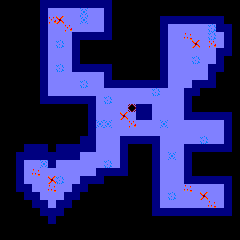

Tiled map render using the project's own tile images. Description and the whole map definition, tile-layer contents included, below:
An orthogonal 30x30 tile map with 8x8 px tiles, 1 tile layer (Tile Layer 1).

<map version="1.2" tiledversion="1.2.0" orientation="orthogonal" renderorder="right-down" width="30" height="30" tilewidth="8" tileheight="8" infinite="0" nextlayerid="2" nextobjectid="1">
 <tileset firstgid="1" source="../Tileset.tsx" />
 <layer id="1" name="Tile Layer 1" width="30" height="30">
  <data encoding="csv">
30,30,30,30,30,15,15,15,15,15,15,15,15,15,30,30,30,30,30,30,30,30,30,30,30,30,30,30,30,30,
30,30,30,30,30,15,17,17,17,17,24,17,17,15,30,30,30,30,30,30,30,30,30,30,30,30,30,30,30,30,
30,30,30,30,30,15,22,18,17,17,24,17,17,15,30,30,30,30,30,30,15,15,15,15,15,15,15,15,30,30,
30,30,30,30,30,15,17,17,22,17,17,17,17,15,30,30,30,30,30,30,15,17,17,17,17,17,23,15,15,30,
30,30,30,30,30,15,17,17,17,15,15,15,15,15,30,30,30,30,30,30,15,17,17,21,17,17,23,17,15,30,
30,30,30,30,30,15,17,23,17,15,30,30,30,30,30,30,30,30,30,30,15,17,17,17,18,17,22,17,15,30,
30,30,30,30,30,15,17,17,17,15,30,30,30,30,30,30,30,30,30,30,15,17,17,17,17,17,17,15,15,30,
30,30,30,30,30,15,17,17,17,15,30,30,30,30,30,30,30,30,30,30,15,17,17,17,23,17,17,15,30,30,
30,30,30,30,30,15,17,23,17,15,15,15,15,15,30,30,30,30,30,30,15,17,17,17,17,17,15,15,30,30,
30,30,30,30,30,15,17,17,17,17,17,17,17,15,30,30,30,30,30,30,15,17,17,17,17,17,15,30,30,30,
30,30,30,30,30,15,17,17,17,17,23,17,17,15,15,15,15,15,15,15,15,17,17,17,15,15,15,30,30,30,
30,30,30,30,30,15,17,17,17,17,17,17,17,17,17,17,17,17,17,23,17,17,17,15,15,30,30,30,30,30,
30,30,30,30,30,15,15,15,15,15,15,15,17,23,17,17,17,17,17,17,17,17,17,15,30,30,30,30,30,30,
30,30,30,30,30,30,30,30,30,30,30,15,17,17,17,17,31,15,15,17,17,17,17,15,30,30,30,30,30,30,
30,30,30,30,30,30,30,30,30,30,30,15,17,17,17,18,17,15,15,17,17,17,17,15,15,15,15,15,15,30,
30,30,30,30,30,30,30,30,30,30,30,15,24,24,17,17,22,17,17,17,24,17,17,17,17,17,17,17,15,30,
30,30,30,30,30,30,30,30,30,30,30,15,17,17,17,17,17,17,17,17,17,17,17,17,17,17,17,17,15,30,
30,30,30,30,30,30,30,30,30,30,15,15,17,17,17,15,15,15,15,15,17,17,17,17,17,23,17,17,15,30,
30,30,30,15,15,15,30,15,15,15,15,15,17,17,17,15,30,30,30,15,17,17,17,15,15,15,15,15,15,30,
30,30,15,15,15,15,15,15,15,15,17,17,17,17,17,15,30,30,30,15,17,24,17,15,30,30,30,30,30,30,
30,30,15,17,17,24,15,17,17,17,17,17,17,23,17,15,30,30,30,15,17,17,17,15,30,30,30,30,30,30,
30,30,15,17,21,17,17,17,17,17,17,17,15,15,15,15,30,30,30,15,17,17,17,15,30,30,30,30,30,30,
30,30,15,17,17,17,18,23,17,17,15,15,15,30,30,30,30,30,30,15,17,17,17,15,15,15,15,15,15,30,
30,30,15,15,17,17,21,17,17,15,15,30,30,30,30,30,30,30,30,15,17,17,17,21,17,17,17,17,15,30,
30,30,30,15,15,17,17,17,15,15,30,30,30,30,30,30,30,30,30,15,17,23,17,17,17,18,17,17,15,30,
30,30,30,30,15,15,17,15,15,30,30,30,30,30,30,30,30,30,30,15,17,17,17,17,17,17,21,17,15,30,
30,30,30,30,30,15,15,15,30,30,30,30,30,30,30,30,30,30,30,15,15,15,15,15,15,15,15,15,15,30,
30,30,30,30,30,30,15,30,30,30,30,30,30,30,30,30,30,30,30,30,30,30,30,30,30,30,30,30,30,30,
30,30,30,30,30,30,30,30,30,30,30,30,30,30,30,30,30,30,30,30,30,30,30,30,30,30,30,30,30,30,
30,30,30,30,30,30,30,30,30,30,30,30,30,30,30,30,30,30,30,30,30,30,30,30,30,30,30,30,30,30
</data>
 </layer>
</map>
